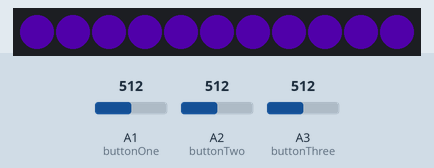
Recording of a sketch running on a simulated ATtiny85, built with avr-gcc and run on an emulated ATtiny85. Parts: 11 RGB LEDs in strip order, left to right. The test bench sets the inputs (shaded band); at power-on: A3 (buttonThree) = 512, A2 (buttonTwo) = 512, A1 (buttonOne) = 512. Dim RGB values are drawn brighter than linear.

Above: at 1.2 s.
1.3 s: A3 (buttonThree) set to 910
At 1.68 s:
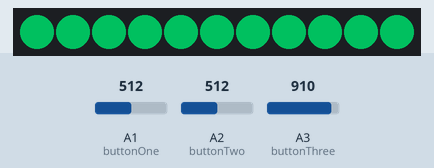
4.3 s: A2 (buttonTwo) set to 90
At 5.05 s:
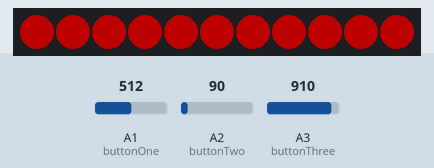
7.3 s: A3 (buttonThree) set to 900
At 9.14 s:
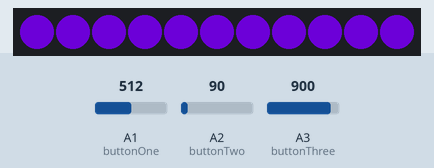
10.3 s: A3 (buttonThree) set to 108
12.0 s: A3 (buttonThree) set to 91
At 14.08 s:
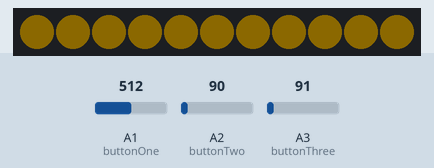
14.1 s: A2 (buttonTwo) set to 110
At 15.94 s:
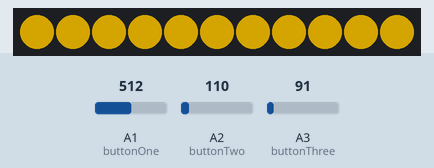

The sketch:

StatusLight.ino
```cpp
#include <FastLED.h>
#include <avr/io.h>

#define NUM_LEDS 11
#define DATAPIN 0

CRGBArray<NUM_LEDS> leds;
int buttonOne = A1;
int buttonTwo = A2;
int buttonThree = A3;
bool onePressed = 0;
bool twoPressed = 0;
bool threePressed = 0;
volatile int oneState = 0;
volatile int twoState = 0;
volatile int threeState = 0;
CHSV color = CHSV(96, 255, 255);


static inline void timerInit(void){
  TCCR1 |= (1 << CTC1);  //clear the timer on match
  TCCR1 |= (1 << CS12) | (1 << CS11) | (1 << CS13); //set the prescaler
  OCR1C = 50; //set the timing, i think this is 200uS
  TIMSK |= (1 << OCIE1A);
  //PRR |= (1 << PRTIM0);
  sei();
}


ISR(TIMER1_COMPA_vect){
  //leds(0, NUM_LEDS-1) = CRGB::Red;
  oneState = analogRead(buttonOne);
  if(oneState <= 900){ //it's no longer High
    if(onePressed){ //this is the second time we've read the button
      if(oneState <= 100){ //reading zero go green
        color.hue = 96; //green
        onePressed = 0;
      } else {
        color.hue = 160; //blue
        onePressed = 0;
      }
    } else {
      onePressed = 1;
    }
  }

  twoState = analogRead(buttonTwo);
  if(twoState <= 900){ //it's no longer High
    if(twoPressed){ //this is the second time we've read the button
      if(twoState <= 100){
        color.hue = 0;
        twoPressed = 0; //Red
      } else {
        color.hue = 128; //teal
        twoPressed = 0;
      }
    } else {
      twoPressed = 1;
    }
  }

  threeState = analogRead(buttonThree);
  if(threeState <= 900){ //it's no longer High
    if(threePressed){ //this is the second time we've read the button
      if(threeState <= 100){
        color.hue = 50; //yellow
        threePressed = 0;
      } else {
        color.hue = 192; //purple
        threePressed = 0;
      }
    } else {
      threePressed = 1;
      twoPressed, onePressed = 0;
    }
  }
}

void setup() {
  // put your setup code here, to run once:
  FastLED.addLeds<NEOPIXEL, DATAPIN>(leds, NUM_LEDS);

  pinMode(buttonOne, INPUT_PULLUP);
  pinMode(buttonTwo, INPUT_PULLUP);
  pinMode(buttonThree, INPUT_PULLUP);
  timerInit();

  leds(0, NUM_LEDS-1) = color; //Start off in green
}

void loop(){

  //just do a nice fade in and out.
  for(int i = 50; i < 255; i++){
    leds(0, NUM_LEDS-1) = CHSV(color.hue, 255, i);
    FastLED.show();
    FastLED.delay(10);
  }

  for(int i = 255; i > 50; i--){
    leds(0, NUM_LEDS-1) = CHSV(color.hue, 255, i);
    FastLED.show();
    FastLED.delay(20);
  }

}
```

Measured:
- the behaviour switches between 101 and 100 on A3 (buttonThree) (found by bisection; images 3 and 4)
- after the input at 1.3 s, the LEDs: change after 0.23 s (image 1)
- after the input at 4.3 s, the LEDs: first differ from a run without the input after 0.60 s (image 2)
- after the input at 12.0 s, the LEDs: first change after 0.05 s (image 4 shows a later state)
- after the input at 14.1 s, the LEDs: first change after 0.16 s (image 5 shows a later state)
